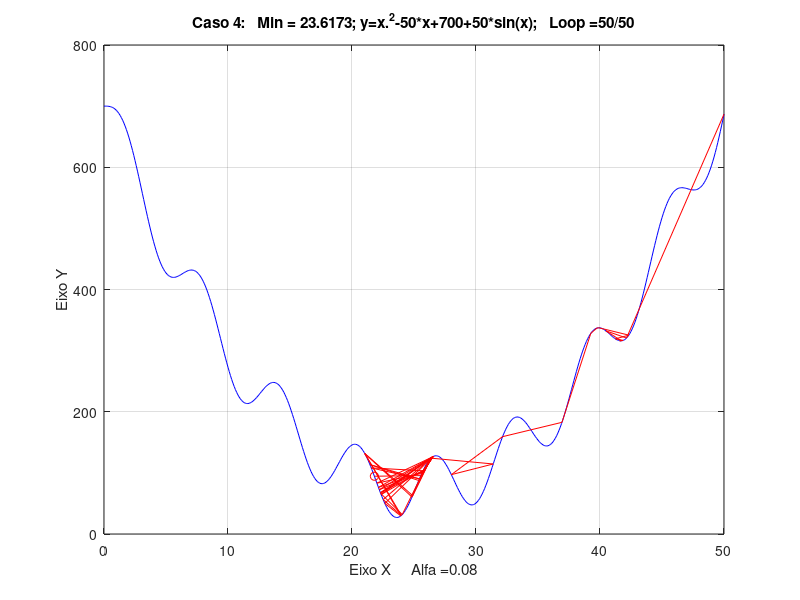

Here is the MATLAB script that generated this plot:
function Caso4(t,Rastro,Alfa,N);
% Regra do gradiente ->  x = x - Alfa.Gradiente
%
%Sintaxe: Caso1(<t>,<Rastro>,<Alfa>,<N>);    Onde:  - t = tempo (s) para o pause (default = 0.2s)
%                                                        - Rastro = 1/0 indica se eh para plotar o rastro (default = 1)
%                                                        - Alfa eh o passo do gradiente (default = 0.08)
%                                                        - N eh o numero de loop (default = 50)
%
% Caso 4: y=x.^2-50*x+700+50*sin(x);   dy/dx = 2*x-50+50*cos(x)

close all          % Fecha figuras abertas

% identifica parametros e/ou default
if nargin<4        % Usuario nao definiu N
    N=50;         % Assume valor default
end
if nargin<3        % Usuario nao definiu Alfa
    Alfa = 0.08;  % Assume valor default
end
if nargin<2        % Usuario nao definiu se eh para plotar o rastro
    Rastro = 1;    % Assume valor default, nao mostra o rastro
end
if nargin<1        % Usuario nao definiu o tempo para o pause
    t=0.2;         % Assume valor default
end

% Prepara grafico da funcao
x=0:0.1:50;                                   % Define o range de x
y=x.^2-50*x+700+50*sin(x);                                           % Calcula y
plot(x,y,'b');             % Gráfico para função unidimensional
hold on
grid on
titulo=title('Caso 4:   Min = 23.6173');
ylabel('Eixo Y')                                  % Nome do eixo Y
xlabel(strcat('Eixo X     Alfa =',num2str(Alfa))) % Nome do eixo X com indicacao de ALFA
eixos=axis;                                       % Guarda tamanho dos eixos default
% Indica condicao inicial
xpos=50;                                            % X inicial 
posicao=plot(xpos,xpos.^2-50*xpos+700+50*sin(xpos),'ro');                    % Mostra posicao inicial e armazena para animacao

axis(eixos);                                       % Garante posicao original dos eixos

% Loop para N passos ajustando com o GRADIENTE
for i = 1:N
   pause(t)                                       % Aguarda 1s para visualizacao da tela
   newpos=xpos - Alfa * (2*xpos-50+50*cos(xpos));                 % Ajuste da posicao pela regra do gradiente
   if Rastro                                      % Indica se eh para plotar o rastro
       plot([xpos  newpos],[xpos.^2-50*xpos+700+50*sin(xpos)  newpos.^2-50*newpos+700+50*sin(newpos)],'r')% Plota o rastro
   end
   xpos=newpos;                                   % Atualiza posicao 

   set(posicao,'xdata',xpos,'ydata',xpos.^2-50*xpos+700+50*sin(xpos))       % Muda a posicao do PLOT do ponto

   set(titulo,'string',strcat('Caso 4:   Min = 23.6173; y=x.^2-50*x+700+50*sin(x);   Loop = ',num2str(i),'/',num2str(N)))   % Ajusta titulo com o numero do LOOP
end
